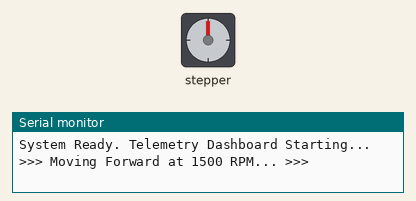
This sketch was run on a simulated ESP32. Parts: stepper motor, the last lines printed to the serial monitor. Wiring (inferred from the names in the program): stepper motor driver (200 steps per turn assumed): step GPIO 2; direction GPIO 4.

Above: at 2.05 s.
At 2.95 s:
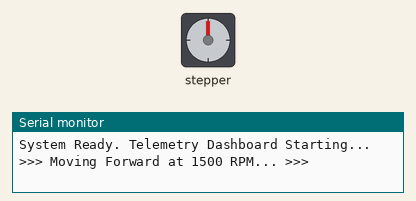
At 12.15 s:
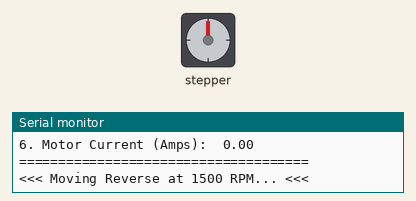
At 22.05 s:
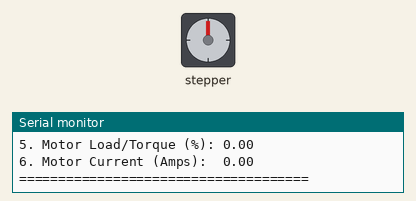
Timing chart, 0 to 28.1 s (numbered marks = the images above):
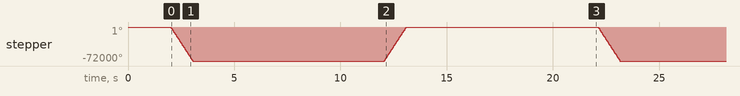

Measured:
- by itself, stepper: turns 72000° counter-clockwise in 1.0 s, then 72000° clockwise in 1.0 s, repeating every 20.1 s

The sketch:

DC_ENCODER.ino
```cpp
#include <ModbusMaster.h>

#define PUL_PIN 2
#define DIR_PIN 4
#define RX_PIN 16
#define TX_PIN 17

ModbusMaster node;

void setup() {
  Serial.begin(115200);

  // Initialize RS485 for the Siheng driver
  Serial2.begin(57600, SERIAL_8N2, RX_PIN, TX_PIN);
  node.begin(1, Serial2);

  pinMode(PUL_PIN, OUTPUT);
  pinMode(DIR_PIN, OUTPUT);

  Serial.println("System Ready. Telemetry Dashboard Starting...");
  delay(2000);
}

void loop() {
  // ==========================================
  // 1. ANNOUNCE DIRECTION & MOVE FORWARD
  // ==========================================
  Serial.println("\n>>> Moving Forward at 1500 RPM... >>>");
  digitalWrite(DIR_PIN, LOW);

  // 40,000 pulses at 19us delay = ~1.5 seconds of movement at 1500 RPM
  for (long i = 0; i < 40000; i++) {
    digitalWrite(PUL_PIN, HIGH);
    delayMicroseconds(9);
    digitalWrite(PUL_PIN, LOW);
    delayMicroseconds(9);
  }

  // ==========================================
  // 2. STOP & PRINT DASHBOARD
  // ==========================================
  Serial.println("||| STOPPED |||");
  readFullTelemetry();
  delay(3000); // Wait 2 seconds so you can read it

  // ==========================================
  // 3. ANNOUNCE DIRECTION & MOVE REVERSE
  // ==========================================
  Serial.println("\n<<< Moving Reverse at 1500 RPM... <<<");
  digitalWrite(DIR_PIN, HIGH);

  for (long i = 0; i < 40000; i++) {
    digitalWrite(PUL_PIN, HIGH);
    delayMicroseconds(9);
    digitalWrite(PUL_PIN, LOW);
    delayMicroseconds(9);
  }

  // ==========================================
  // 4. STOP & PRINT DASHBOARD
  // ==========================================
  Serial.println("||| STOPPED |||");
  readFullTelemetry();
  delay(3000); // Wait 2 seconds so you can read it
}


// ==========================================
//      FULL TELEMETRY DASHBOARD FUNCTION
// ==========================================
void readFullTelemetry() {
  int16_t rpm = 0;
  float torque = 0;
  int32_t actualPos = 0;
  int32_t cmdPos = 0;
  int32_t errorPos = 0;
  float currentAmps = 0;

  Serial.println("=====================================");

  // --- CHUNK 1: Read Speed and Torque ---
  uint8_t result1 = node.readHoldingRegisters(0x0B00, 3);
  if (result1 == node.ku8MBSuccess) {
    rpm = (int16_t)node.getResponseBuffer(0);
    torque = (int16_t)node.getResponseBuffer(2) / 10.0;
  } else {
    Serial.print("Chunk 1 Error: 0x"); Serial.println(result1, HEX);
  }

  // --- CHUNK 2: Read Positions ---
  uint8_t result2 = node.readHoldingRegisters(0x0B07, 8);
  if (result2 == node.ku8MBSuccess) {
    uint16_t actLow  = node.getResponseBuffer(0);
    uint16_t actHigh = node.getResponseBuffer(1);
    actualPos = (int32_t)((actHigh << 16) | actLow);

    uint16_t cmdLow  = node.getResponseBuffer(6);
    uint16_t cmdHigh = node.getResponseBuffer(7);
    cmdPos = (int32_t)((cmdHigh << 16) | cmdLow);

    // Calculate the exact error perfectly
    errorPos = cmdPos - actualPos;
  }
  else {
    Serial.print("Chunk 2 Error: 0x"); Serial.println(result2, HEX);
  }

  // --- CHUNK 3: Read Phase Current ---
  uint8_t result3 = node.readHoldingRegisters(0x0B18, 1);
  if (result3 == node.ku8MBSuccess) {
    // Keep the (int16_t) fix so reverse current shows a correct negative number!
    currentAmps = (int16_t)node.getResponseBuffer(0) / 100.0;
  } else {
    Serial.print("Chunk 3 Error: 0x"); Serial.println(result3, HEX);
  }

  // --- PRINT THE DASHBOARD ---
  Serial.print("1. Speed (RPM):           "); Serial.println(rpm); // Will be 0 since motor is stopped
  Serial.print("2. Actual Position:       "); Serial.println(actualPos);
  Serial.print("3. Commanded Position:    "); Serial.println(cmdPos);
  Serial.print("4. Following Error:       "); Serial.println(errorPos);
  Serial.print("5. Motor Load/Torque (%): "); Serial.println(torque);

  Serial.print("6. Motor Current (Amps):  "); Serial.println(currentAmps);
  Serial.println("=====================================\n");
}
```
